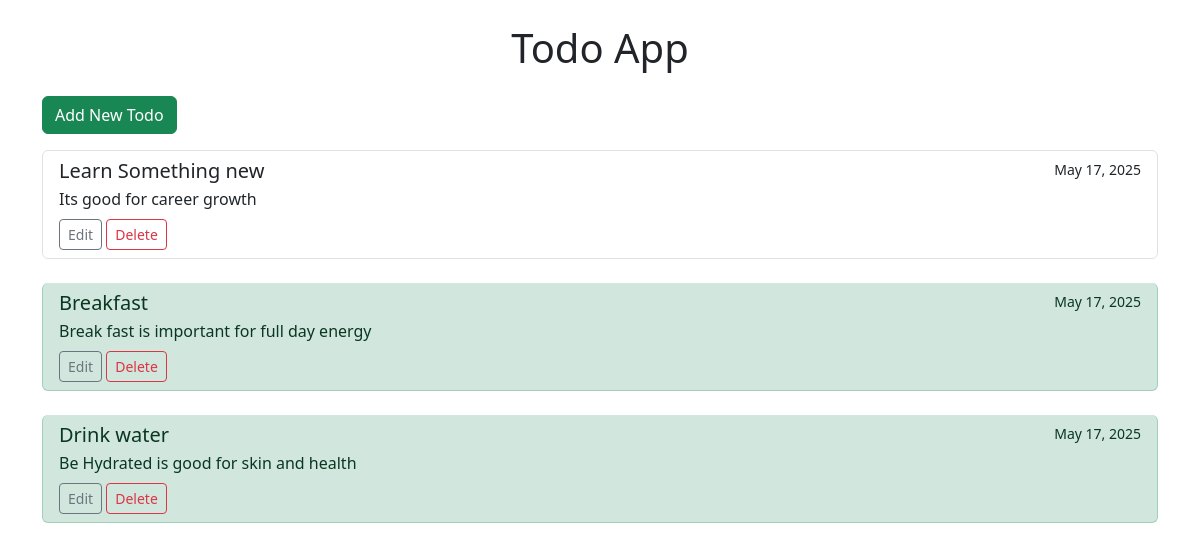
The page / on the database its author committed.
### Todo/models.py (models this page shows, shortened)
class TodoItem(models.Model):
    title = models.CharField(max_length=200)
    description = models.TextField(blank=True)
    completed = models.BooleanField(default=False)
    created_at = models.DateTimeField(auto_now_add=True)
    updated_at = models.DateTimeField(auto_now=True)

### Todo/views.py (the view)
# urls.py: path('', views.todo_list, name='todo_list'),
def todo_list(request):
    todos = TodoItem.objects.all().order_by('-created_at')
    return render(request, 'todo_list.html', {'todos': todos})

### Todo/Templates/todo_list.html
{% extends 'base.html' %}
{% block content %}
<div class="row mb-3">
    <div class="col">
        <a href="{% url 'todo_create' %}" class="btn btn-success">Add New Todo</a>
    </div>
</div>
<div class="row">
    <div class="col">
        <div class="list-group">
            {% for todo in todos %}
            <div class="list-group-item mb-4 rounded {% if todo.completed %}list-group-item-success{% endif %}">
                <div class="d-flex w-100 justify-content-between">
                    <h5 class="mb-1">{{ todo.title }}</h5>
                    <small>{{ todo.created_at|date:"M d, Y" }}</small>
                </div>
                <p class="mb-1">{{ todo.description }}</p>
                <div class="mt-2 ">
                    <a href="{% url 'todo_update' todo.pk %}" class="btn btn-sm btn-outline-secondary">Edit</a>
                    <a href="{% url 'todo_delete' todo.pk %}" class="btn btn-sm btn-outline-danger">Delete</a>
                </div>
            </div>
            {% empty %}
            <div class="list-group-item">
                <p class="mb-1">No todos yet. Add your first todo!</p>
            </div>
            {% endfor %}
        </div>
    </div>
</div>
{% endblock %}

### Todo/Templates/base.html (shortened to what this page needs)
<!DOCTYPE html>
<html lang="en">
<head>
    <link href="https://cdn.jsdelivr.net/npm/bootstrap@5.3.0/dist/css/bootstrap.min.css" rel="stylesheet">
</head>
<body>
    <div class="container mt-4">
        <h1 class="text-center mb-4">Todo App</h1>
        {% block content %}
        {% endblock %}
    </div>
</body>
</html>

### rows shown on the page
TodoItem: title "Learn Something new", created_at "May 17, 2025", description "Its good for career growth"
TodoItem: title "Breakfast", created_at "May 17, 2025", description "Break fast is important for full day energy"
TodoItem: title "Drink water", created_at "May 17, 2025", description "Be Hydrated is good for skin and health"
